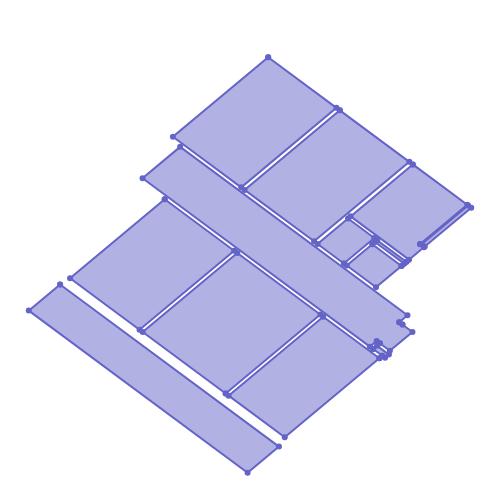

Notebook cell for this chart:
### Code cell
plot_floorplan(actual_graph, size=500, attr="rec:coordinates",names=polygon_room_names(actual_graph))

### Figure 1 — Plotly figure (JSON) as saved in the notebook; plotly's stock layout.template omitted (floating-point values rounded to 4 significant figures)
{"data": [{"fill": "toself", "line": {"color": "rgb(100,100,200)"}, "name": "CORRIDOR, 1061526", "showlegend": false, "type": "scatter", "x": [-0.9874, -1.865, -0.8509, 0.02704, -0.9874], "y": [3.436, 4.263, 5.34, 4.513, 3.436]}, {"fill": "toself", "line": {"color": "rgb(100,100,200)"}, "name": "1061529, SHAFT", "showlegend": false, "type": "scatter", "x": [1.098, 1.025, 0.05015, 0.1229, 1.098], "y": [3.504, 3.427, 4.345, 4.423, 3.504]}, {"fill": "toself", "line": {"color": "rgb(100,100,200)"}, "name": "BATHROOM, 1061533", "showlegend": false, "type": "scatter", "x": [0.9341, 0.08343, -0.8916, -0.04098, 0.9341], "y": [3.33, 2.427, 3.346, 4.249, 3.33]}, {"fill": "toself", "line": {"color": "rgb(100,100,200)"}, "name": "1061511, ROOM", "showlegend": false, "type": "scatter", "x": [-3.513, -1.235, -4.412, -6.69, -3.513], "y": [12.18, 10.03, 6.662, 8.808, 12.18]}, {"fill": "toself", "line": {"color": "rgb(100,100,200)"}, "name": "1061508, CORRIDOR", "showlegend": false, "type": "scatter", "x": [0.8574, 0.9665, 0.967, 1.299, 0.5467, 0.2117, 0.2123, 0.1055, -0.1211, -7.703, -6.449, 1.133, 0.8574], "y": [0.9444, 0.8417, 0.8422, 0.5296, -0.2688, 0.04678, 0.04737, 0.148, -0.09262, 7.049, 8.38, 1.237, 0.9444]}, {"fill": "toself", "line": {"color": "rgb(100,100,200)"}, "name": "BALCONY, 1061507", "showlegend": false, "type": "scatter", "x": [-10.45, -3.153, -4.199, -11.5, -10.45], "y": [2.545, -4.331, -5.441, 1.435, 2.545]}, {"fill": "toself", "line": {"color": "rgb(100,100,200)"}, "name": "BATHROOM, 1061532", "showlegend": false, "type": "scatter", "x": [1.312, 3.128, 1.559, 1.56, 1.552, 1.684, 1.185, -0.7639, 1.312], "y": [7.635, 5.925, 4.26, 4.259, 4.25, 4.126, 3.596, 5.432, 7.635]}, {"fill": "toself", "line": {"color": "rgb(100,100,200)"}, "name": "KITCHEN, 1061524", "showlegend": false, "type": "scatter", "x": [0.1964, -2.96, -4.833, -1.677, 0.1964], "y": [-0.5864, -3.937, -2.172, 1.178, -0.5864]}, {"fill": "toself", "line": {"color": "rgb(100,100,200)"}, "name": "ROOM, 1061527", "showlegend": false, "type": "scatter", "x": [-4.93, -7.698, -4.542, -1.774, -4.93], "y": [-2.08, 0.5269, 3.877, 1.27, -2.08]}, {"fill": "toself", "line": {"color": "rgb(100,100,200)"}, "name": "SHAFT, 1061523", "showlegend": false, "type": "scatter", "x": [-0.01433, 0.1166, 0.5156, 0.3868, 0.2957, 0.2935, -0.01433], "y": [-0.1932, -0.05427, -0.4301, -0.5668, -0.481, -0.4832, -0.1932]}, {"fill": "toself", "line": {"color": "rgb(100,100,200)"}, "name": "1061510, ROOM", "showlegend": false, "type": "scatter", "x": [-6.964, -4.647, -7.803, -10.12, -6.964], "y": [6.159, 3.976, 0.6257, 2.809, 6.159]}, {"fill": "toself", "line": {"color": "rgb(100,100,200)"}, "name": "ROOM, 1061509", "showlegend": false, "type": "scatter", "x": [-1.122, 1.195, -1.982, -4.299, -1.122], "y": [9.928, 7.745, 4.373, 6.556, 9.928]}, {"fill": "toself", "line": {"color": "rgb(100,100,200)"}, "name": "SHAFT, 1061528", "showlegend": false, "type": "scatter", "x": [1.605, 3.156, 3.26, 1.71, 1.605], "y": [4.253, 5.898, 5.8, 4.154, 4.253]}], "layout": {"height": 500, "margin": {"b": 0, "l": 0, "pad": 0, "r": 0, "t": 30}, "paper_bgcolor": "rgba(0,0,0,0)", "plot_bgcolor": "rgba(0,0,0,0)", "width": 500, "xaxis": {"showgrid": false, "showticklabels": false, "zeroline": false}, "yaxis": {"showgrid": false, "showticklabels": false, "zeroline": false}}}
